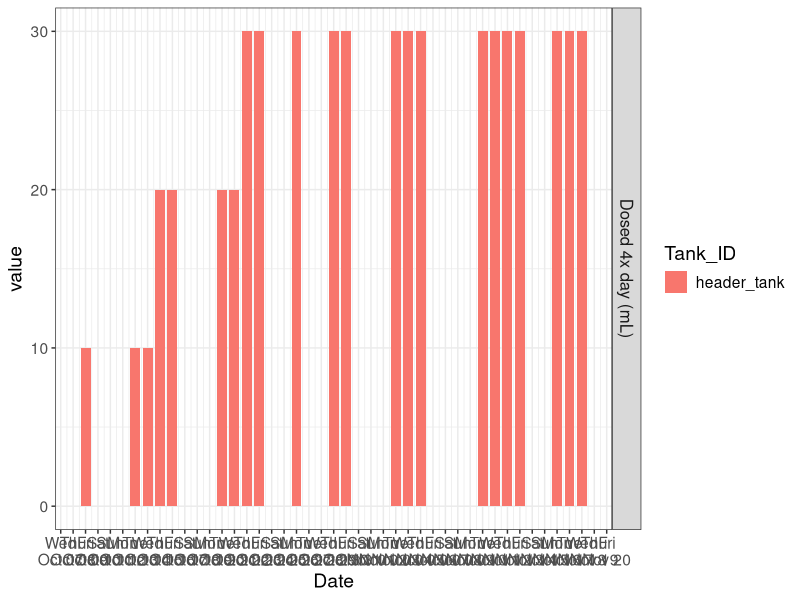
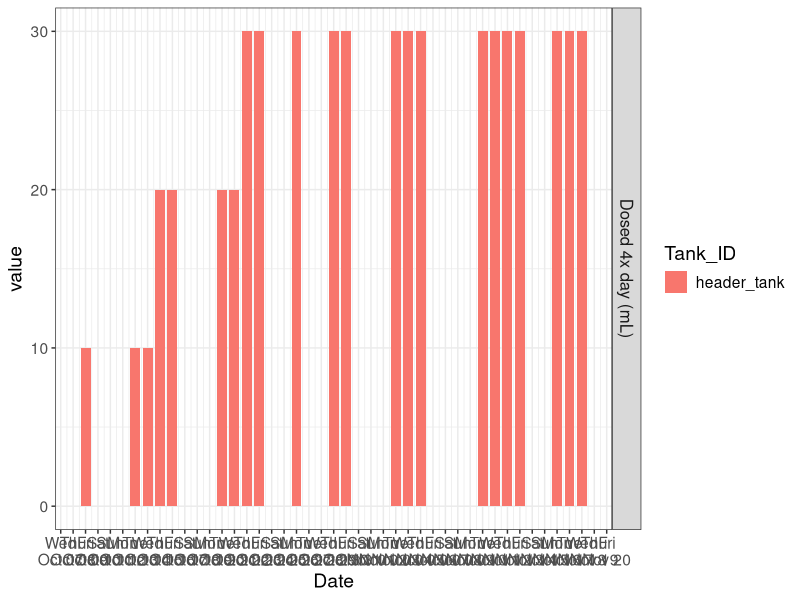

The R script that drew these images, in order:
## ---- chunk 1
library(tidyverse)
library(lubridate) # used for converting 8 digit date into datetime format for R
library(ggrepel)
## ---- chunk 2
knitr::opts_chunk$set(echo = TRUE)

## ---- chunk 3
daily <- read.csv("../Data/Daily_measurements_tracking.csv")
head(daily)
## ---- chunk 4
tail(daily) # check to make sure data from today is there
## ---- chunk 5
## Swap blue_tank1 and 2 for BT 1/2
daily$Tank_ID <- ifelse(daily$Tank_ID == "blue_tank1" | daily$Tank_ID == "blue_tank2", "BT 1/2", daily$Tank_ID)

## Swap blue_tank3 and 4 for BT 3/4
daily$Tank_ID <- ifelse(daily$Tank_ID == "blue_tank3" | daily$Tank_ID == "blue_tank4", "BT 3/4", daily$Tank_ID)

## Swap quarantine_tank for QT
daily$Tank_ID <- ifelse(daily$Tank_ID == "quarantine_tank", "QT", daily$Tank_ID)
## ---- chunk 6
activity_tanks <- daily %>%
  select(Date, Tank_ID, Activity, Alk_Dosing_ml, notes) %>%
  mutate(
    Date = ymd(as.character(Date)),             #date format fixture
    Activity = na_if(str_trim(Activity), ""))   #empty colons resembling no activity 
## ---- chunk 7
activity_month <- activity_tanks %>%
  filter(Date >= Sys.Date() - 60) #change the number of days based on your consideration
## ---- chunk 8
#Plotting only data when the activity occurred
activity_yes <- activity_month %>%
  filter(!is.na(Activity)) %>%
  distinct(Date, Activity,Tank_ID) %>%
  mutate(
    metric = "Activity",
    value  = ifelse(Tank_ID=="BT 1/2",1,
                    ifelse(Tank_ID=="BT 3/4", 2,
                           3))
  )

#activity_plot_df <- bind_rows(activity_yes) %>%  #useful if we also want to plot the no activity data points in future (not needed for our plot)
 # mutate(
  #  metric = factor(metric, levels = c("Activity", "Dosing")),
   # Activity = fct_infreq(Activity)
  #)
## ---- chunk 9
dosing_plot_df <- activity_month %>%
  filter(!is.na(Alk_Dosing_ml), Alk_Dosing_ml > 0) %>%
  mutate(
    metric = factor("Dosing", levels = c("Activity", "Dosing")),
    value  = Alk_Dosing_ml
  )
## ---- chunk 10
#activity plot is plotted as binary; meaning if activity occurred n=; no activity n=0.
activity_dosing_plot <- ggplot() +
  geom_text(
    data = activity_yes,
    aes(x = Date, y=value, label = Activity, color=Tank_ID),
    size = 2,
    angle= 45,
    hjust=1
  ) +
    geom_point(
    data = activity_yes,
    aes(x = Date, y=value,color=Tank_ID),
    size = 1
  ) +

#The dosing volume data represents the volume administered at a single dosing interval. To calculate the total daily dosing volume, multiply this value by 4 as we are dosing the Ht with alkalinity 4x/day.
  geom_col(
    data = dosing_plot_df,
    aes(x = Date, y = value, fill = Tank_ID),
    position = "dodge",
    width = 0.8
  ) +
  facet_grid(metric ~ ., scales = "free_y",
             labeller= as_labeller(c( Activity= "Activity Timeline", Dosing ="Dosed 4x day (mL)")))+
  xlab("Date") + ylab("value") +
  theme_bw() +
  theme(text = element_text(size = 14),
        strip.text.y = element_text(size = 12)) +
  scale_x_date(date_breaks = "1 day", date_labels = "%a\n%b %d") 


activity_dosing_plot
## ---- chunk 11
#saving output in the output folder
ggsave("../Output/Activity_Dosing_Plot.pdf",
       activity_dosing_plot,width = 20, height = 8, units = "in")
